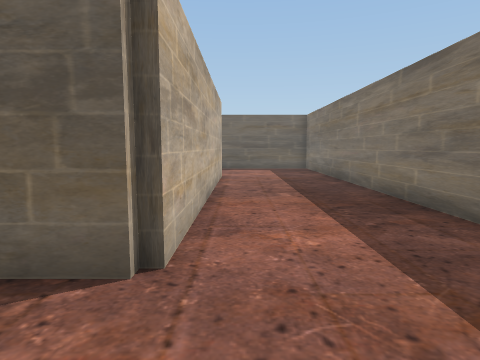
View 1 (above)

14 first-person views from a walk through a Unity game level. The camera is 1.2 m above the floor, tilts 6° down and sees 75° across. The floor is counted in squares, 1 m on a side. Each view is taken from the middle of a square. On the plan, view 1 faces up. The plan holds only what a view shows up to about 13 squares ahead; the rest is blank. The place goes on beyond the plan. The player character is not drawn.

View 2
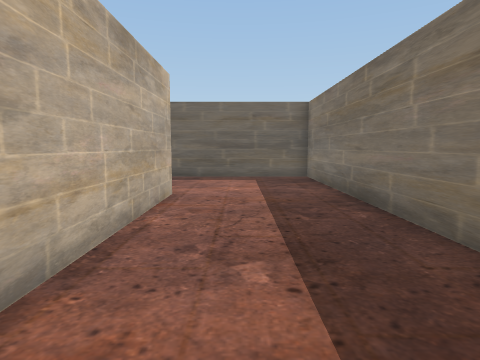

View 3
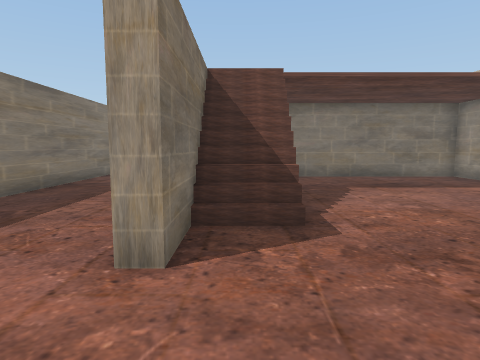

View 4
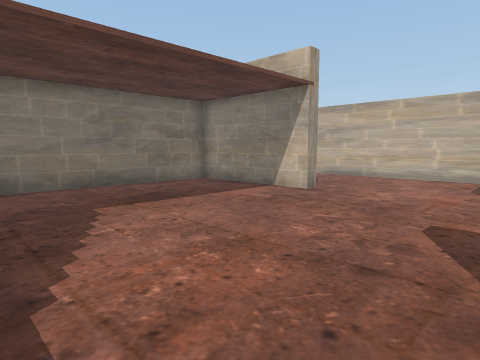

View 5
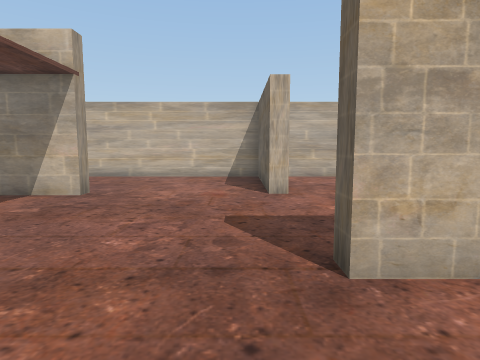

View 6
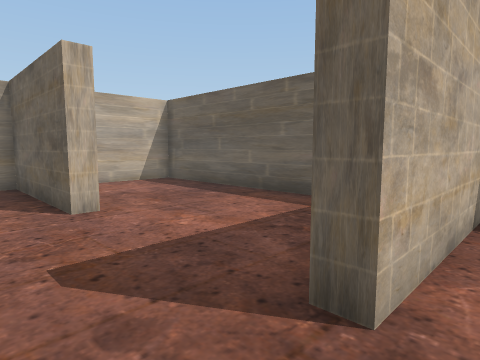

View 7
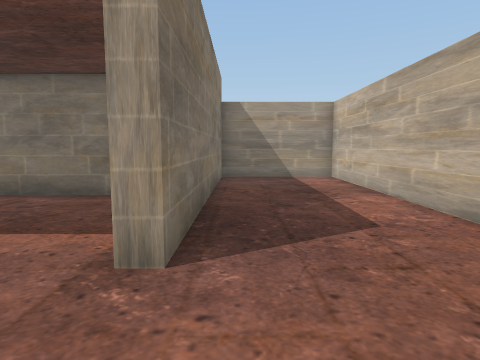

View 8
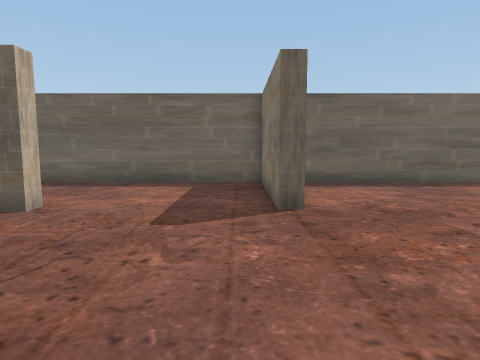

View 9
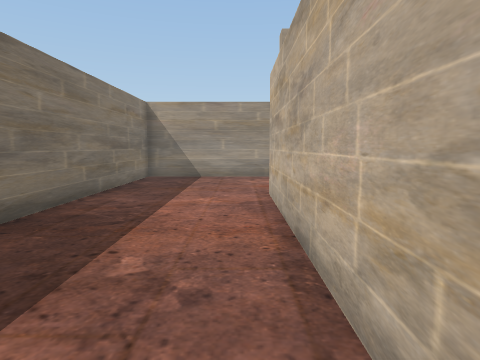

View 10
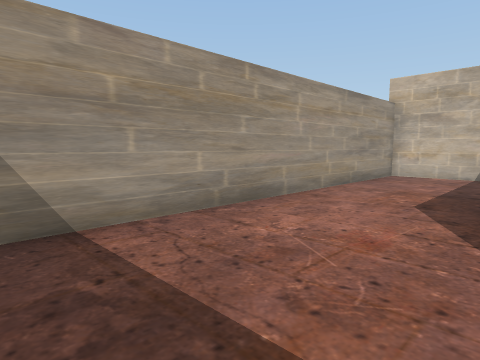

View 11
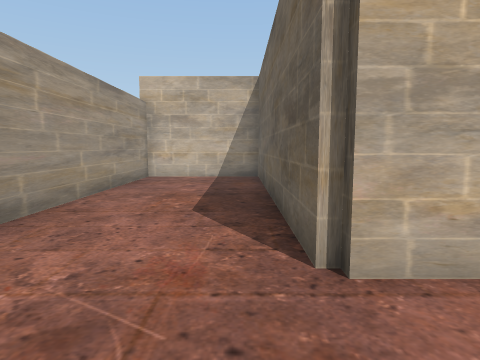

View 12
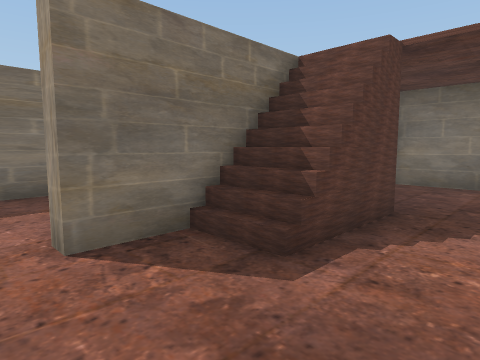

View 13
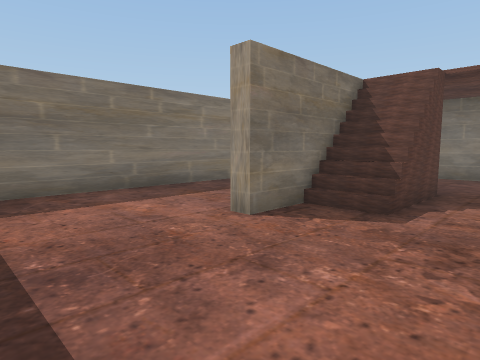

View 14
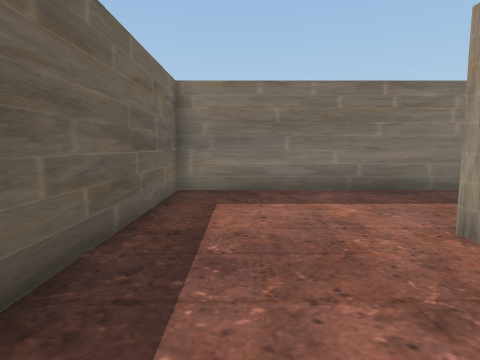

### Floor plan
Key: @ floor where view 1 was taken; # wall or solid block; . main floor; : floor 3 m higher than the main floor; / step, stairs or slope.
Columns run from 16 left of view 1 to 4 right of it. Each row starts with its distance up from view 1.
 18 #####################
 17 #.........#.........#
 16 #.........#.........#
 15 #.........#.........#
 14 #.........#.........#
 13 ######....#.........#
 12 #..............#....#
 11 #............//#....#
 10 #............//#....#
  9 #............///....#
  8 #............/ :....#
  7 #....#........ :....#
  6 #....#.........:....#
  5 #....#.........:....#
  4 #....#.........:....#
  3 #....###########....#
  2 #....#..............#
  1 #....#..............#
  0 #....#..........@...#
 -1 #....#..............#
 -2 #####################

Where each view was taken, in squares from view 1:
view 1: 0 up, 0 right, facing up
view 2: 5 up, 1 right, facing up
view 3: 16 up, 2 left, facing down
view 4: 13 up, 3 left, facing down-left
view 5: 12 up, 3 left, facing left
view 6: 11 up, 5 left, facing up-left
view 7: 11 up, 12 left, facing down
view 8: 7 up, 7 left, facing up
view 9: 11 up, 0 right, facing down
view 10: 3 up, 3 right, facing down-left
view 11: 2 up, 2 right, facing left
view 12: 14 up, 5 left, facing down-right
view 13: 17 up, 5 left, facing down-right
view 14: 16 up, 5 left, facing right
